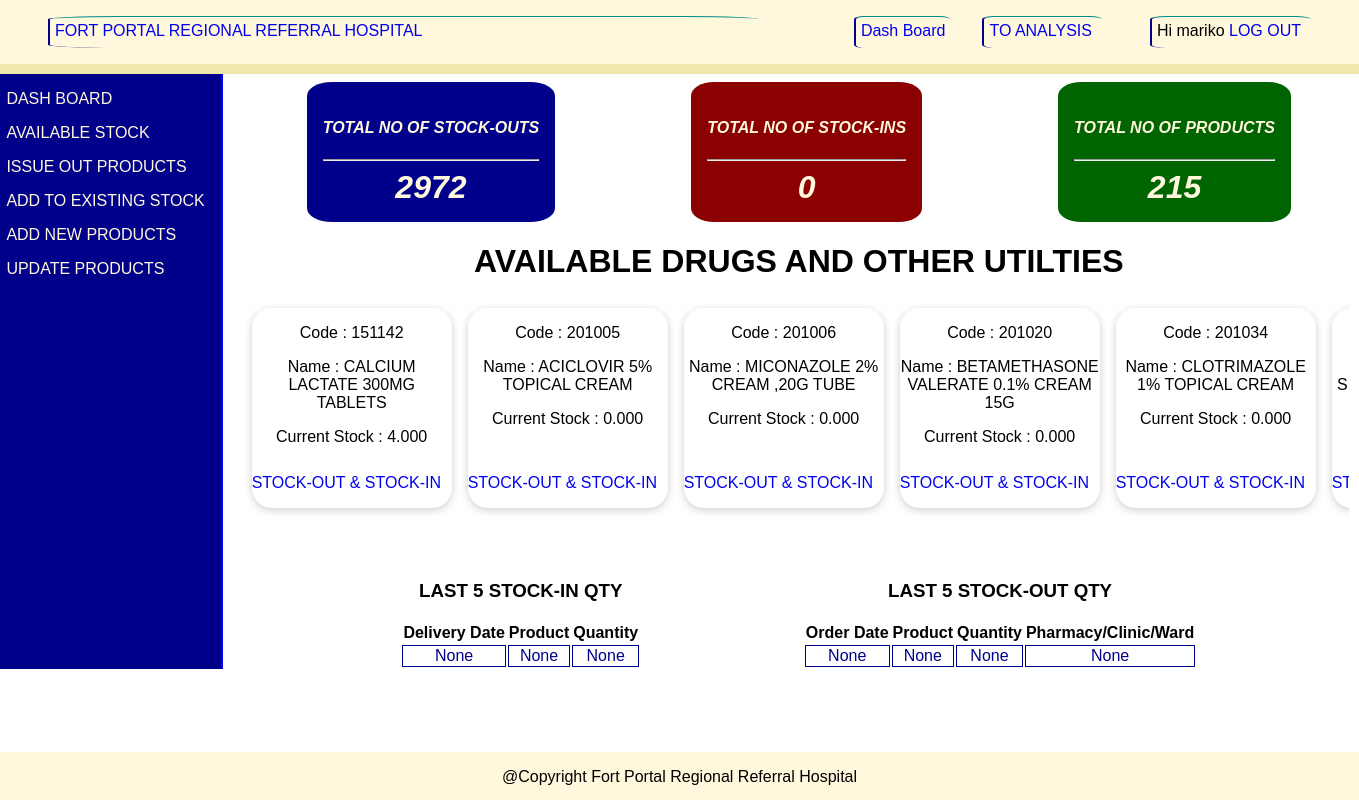
The app's page / (signed in) with its own data.
### analysis/models.py (models this page shows, shortened)
class ProductDetailExp(models.Model):
    code = models.IntegerField(default=100000,unique=True)
    description = models.CharField(unique=True,max_length=500)
    ven = models.CharField(max_length=5, null=True, blank=True)
    unit = models.DecimalField(max_digits=100, decimal_places=1, null=True)
    price = models.DecimalField(max_digits=100, decimal_places=1, null=True)
    planned_Qty_2Month_Mean = models.DecimalField(max_digits=100, decimal_places=1, null=True)
    currentStock = models.DecimalField(max_digits=100,decimal_places=3,default=0)

### inventory/views.py (the view)
# urls.py: path('',views.dashboard,name='dashboard'),
@login_required(login_url='login_user')
def dashboard(request):
    all_products = ProductDetailExp.objects.all()
    last5orders = ConsumptionData.objects.all()[:5]
    last5deliveries = StockDeliveryData.objects.all()[:5]
    total_orders = ConsumptionData.objects.all().count()
    total_deliveries = StockDeliveryData.objects.all().count()
    total_products = all_products.count()
    context = {
        'title' : 'INVENTORY | DASHBOARD',
        'allproducts' : all_products,
        'last5deliveries' : last5deliveries,
        'last5orders' : last5orders,
        'total_orders':total_orders,
        'total_deliveries':total_deliveries,
        'total_products':total_products,
    }
    return render(request,'inventory/dashboard.html',context)

### inventory/templates/inventory/dashboard.html (shortened to what this page needs)
{% extends 'base.html'%}
{% load static %}
{% block content %}
    <div style="display:flex; flex-direction:row">
        <div style="width:10vh; height:inherit; border-right:2px solid blue; flex-direction:column;
        min-width: fit-content; padding-right: 1rem; padding-left:0.4rem;
        background: darkblue; text-transform: uppercase;">
            <p><a href="{% url 'dashboard' %}">Dash Board</a></p>
            <p><a href="{% url 'currentstock' %}">Available Stock</a></p>
            <p><a href="{% url 'output' %}">Issue Out Products</a></p>
            {% if request.user.is_staff %}
            <p><a href="{% url 'stockNew' %}">Add To Existing Stock</a></p>
            <p><a href="{% url 'product' %}">Add New Products</a></p>
            <p><a href="{% url 'update_delete' %}">Update Products</a></p>
            {% endif %}
        </div>
        <div style="flex-grow:1; display:flex; flex-direction:column;padding-left:1rem;">
            <div style="margin-top:0.5rem;display:flex;justify-content:space-around;font-style: italic;
            color:cornsilk;">
                <div style="background:darkblue; padding:1rem;border-radius:10%;">
                    <h4 style="text-align:center;">TOTAL NO OF STOCK-OUTS</h4>
                    <hr/>
                    <h1 style="text-align:center;margin:0;">{{ total_orders }}</h1>
                </div>
                <div style="background:darkred;padding:1rem;border-radius:10%;">
                    <h4 style="text-align:center;">TOTAL NO OF STOCK-INS</h4>
                    <hr/>
                    <h1 style="text-align:center;margin:0;">{{ total_deliveries }}</h1>
                </div>
                <div style="background:darkgreen;padding:1rem;border-radius:10%;">
                    <h4 style="text-align:center;">TOTAL NO OF PRODUCTS</h4>
                    <hr/>
                    <h1 style="text-align:center;margin:0;">{{ total_products }}</h1>
                </div>
            </div>
        <div>
            <h1 style="text-align:center;">AVAILABLE DRUGS AND OTHER UTILTIES</h1>
        </div>
        <div>
            <div style="display:flex; width: 1100px; height:250px; overflow-x:auto;
            padding-bottom:5px; padding-top:5px; padding-left:5px; padding-right:5px;">
            {% for product in allproducts %}
            <div style="min-width:200px; height:200px; margin:2px;
                border-radius:10%; box-shadow: 0 2px 8px 0 rgba(0,0,0,0.2);
                margin-left:8px; margin-right: 8px; text-align: center;overflow:hidden; position:relative;">
                <p> Code : {{ product.code }}</p>
                <p> Name : {{ product.description }}</p>
                <p> Current Stock : {{ product.currentStock}}</p>
                <p style="position:absolute; bottom:0;">
                    <a href="{% url 'productinfo' product.code %}">
                        STOCK-OUT & STOCK-IN
                    </a>
                </p>
            </div>
            {% endfor %}
        </div>
        </div>
    <div class="last5" style="display:flex; justify-content: space-evenly">
        <div class="last5deliveries" style="display:flex; flex-direction:column;">
            <h3 style="text-align:center;">LAST 5 STOCK-IN QTY</h3>
            <table>
                <thead>
                <tr>
                    <th>Delivery Date</th>
                    <th>Product</th>
                    <th>Quantity</th>
                </tr>
                </thead>
                <tbody>
                {% if product %}
                {% for product in last5deliveries %}
                <tr>
                    <td>{{ product.deliveryDate }}</td>
                    <td>{{ product.productLink }} </td>
                    <td>{{ product.deliveredQty }}</td>
                </tr>
                {% endfor %}
                {% else %}
                <tr>
                    <td>None</td>
                    <td>None</td>
                    <td>None</td>
                </tr>
                {% endif %}
                </tbody>
            </table>
        </div>
        <div class="last5orders" style="display:flex; flex-direction:column;">
            <h3 style="text-align:center;">LAST 5 STOCK-OUT QTY</h3>
            <table>
                <thead>
                <tr>
                    <th>Order Date</th>
                    <th>Product</th>
                    <th>Quantity</th>
                    <th>Pharmacy/Clinic/Ward</th>
                </tr>
                </thead>
                <tbody>
                {% if product %}
                {% for product in last5orders %}
                <tr>
                    <td>{{ product.consumptionDate }}</td>
                    <td>{{ product.productLink }}</td>
                    <td>{{ product.consumptionQty }}</td>
                    <td>{{ product.pharmacies }}</td>
                </tr>
                {% endfor %}
                {% else %}
                <tr>
                    <td>None</td>
                    <td>None</td>
                    <td>None</td>
                    <td>None</td>
                </tr>
                {% endif %}
                </tbody>
            </table>
            </div>
        </div>
    </div> </div>
{% endblock %}

### inventory/templates/base.html (shortened to what this page needs)
<!DOCTYPE html>
{% load static %}
<html lang="en">
<head>
    <link rel="stylesheet" type="text/css" href="{% static 'css/myCss.css' %}">
</head>
<body>
<div style="display: flex; flex-direction: column; min-height:100vh;">
    <div class="header">
        <p style="flex-grow:1;margin-left:3rem;margin-right:5rem;"><a href="{% url 'dashboard' %}">
            FORT PORTAL REGIONAL REFERRAL HOSPITAL</a></p>
        <p style="margin-left:1rem;margin-right:2rem;"><a href="{% url 'dashboard' %}">Dash Board</a></p>
        {% if request.user.is_staff %}
        <p style="margin-right: 3rem;;padding-right:10px;"><a href="{% url 'adminlink' %}">TO ANALYSIS</a></p>
        {% endif %}
        {% if request.user %}
        <p style="margin-right: 3rem;;padding-right:10px;"><span>Hi {{ request.user }}</span>
            <a href="{% url 'logout_user' %}">LOG OUT</a></p>
        {% else %}
        <p style="margin-right: 3rem;;padding-right:10px;"><a href="{% url 'login_user' %}">LOG IN</a></p>
        {% endif %}
    </div>
    <div style="flex-grow:1">
        {% block content %}
        {% endblock %}
    </div>
    <div style="display :flex; background:cornsilk; height:3rem; justify-content: space-evenly;">
        <p>@Copyright Fort Portal Regional Referral Hospital</p>
    </div>
</div>
</body>
</html>

### inventory/templates/base.html (style rules this page uses)
body { margin:0; font-family: sans-serif; }
a { text-decoration : none; }
.header { display :flex; background: cornsilk; height:4rem; justify-content: space-evenly; border-bottom: 10px solid palegoldenrod; }
body > div > div.header > p { border-top: 1px solid darkcyan; border-left: 2px solid darkblue; border-radius:10%; padding:5px; }
td { border: 1px solid darkblue; color:darkblue; text-align:center; }

### inventory/templates/inventory/dashboard.html (style rules this page uses)
body > div > div:nth-child(2) > div > div:nth-child(1) > p > a { color:cornsilk; }

### records on screen
ProductDetailExp: code "151142", description "CALCIUM LACTATE 300MG TABLETS", currentStock "4.000"
ProductDetailExp: code "201005", description "ACICLOVIR 5% TOPICAL CREAM", currentStock "0.000"
ProductDetailExp: code "201006", description "MICONAZOLE 2% CREAM ,20G TUBE", currentStock "0.000"
ProductDetailExp: code "201020", description "BETAMETHASONE VALERATE 0.1% CREAM 15G", currentStock "0.000"
ProductDetailExp: code "201034", description "CLOTRIMAZOLE 1% TOPICAL CREAM", currentStock "0.000"

### other values on screen
{{ request.user }} "mariko"
{{ total_orders }} "2972"
{{ total_deliveries }} "0"
{{ total_products }} "215"
